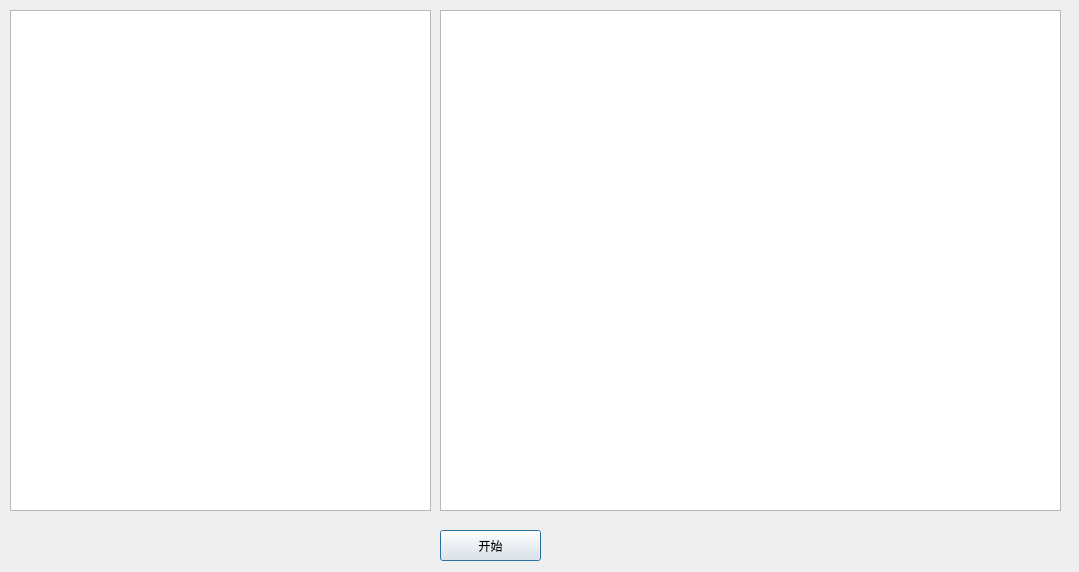
<?xml version="1.0" encoding="UTF-8"?>
<ui version="4.0">
 <class>ServerManager</class>
 <widget class="QDialog" name="ServerManager">
  <property name="geometry">
   <rect>
    <x>0</x>
    <y>0</y>
    <width>1079</width>
    <height>572</height>
   </rect>
  </property>
  <property name="windowTitle">
   <string>ServerManager</string>
  </property>
  <widget class="QPlainTextEdit" name="plainTextEdit">
   <property name="geometry">
    <rect>
     <x>10</x>
     <y>10</y>
     <width>421</width>
     <height>501</height>
    </rect>
   </property>
   <property name="font">
    <font>
     <family>Courier New</family>
     <pointsize>18</pointsize>
    </font>
   </property>
  </widget>
  <widget class="QTableWidget" name="tableWidget">
   <property name="geometry">
    <rect>
     <x>440</x>
     <y>10</y>
     <width>621</width>
     <height>501</height>
    </rect>
   </property>
  </widget>
  <widget class="QPushButton" name="btn_start">
   <property name="geometry">
    <rect>
     <x>440</x>
     <y>530</y>
     <width>101</width>
     <height>31</height>
    </rect>
   </property>
   <property name="text">
    <string>开始</string>
   </property>
  </widget>
 </widget>
 <resources/>
 <connections/>
</ui>
